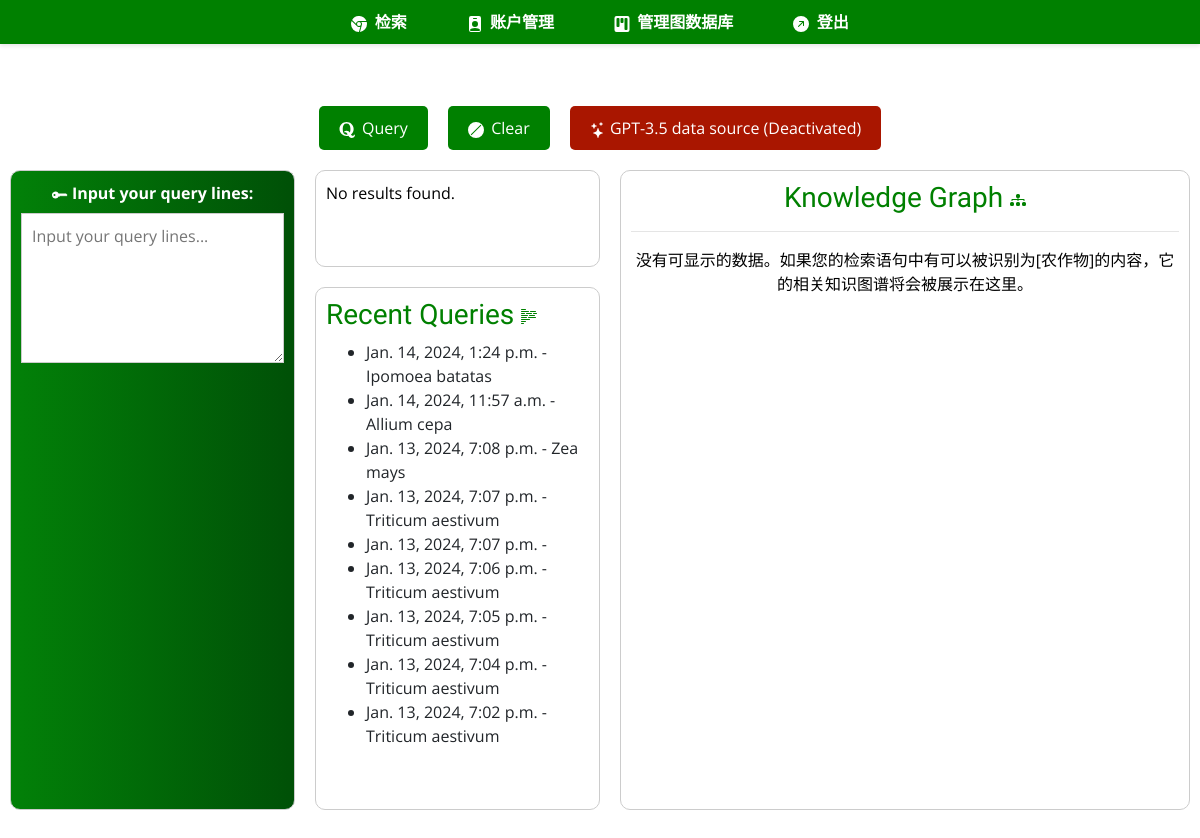
The app's page /query/ (signed in) with its own data.
### query/models.py (models this page shows, shortened)
class QueryHistory(models.Model):
    ANSWER_STATUS_CHOICES = (
        ("KG", "Knowledge Graph"),
        ("LLM", "Large Language Model"),
        ("F", "Failed"),
        ("E", "Exception"),
    )
    user = models.ForeignKey(
        User, on_delete=models.CASCADE, related_name="query_histories"
    )
    query_content = models.TextField()
    timestamp = models.DateTimeField(default=timezone.now)
    ans_status = models.CharField(
        max_length=3, choices=ANSWER_STATUS_CHOICES, default="F"
    )

### query/views.py (the view, shortened to what this page needs)
# urls.py: path("", QueryView.as_view(), name="query-page"),
class QueryView(LoginRequiredMixin, View):
    template_name = "query/main_query.html"
    def get(self, request, *args, **kwargs):
        context = {
            "recent_queries": QueryHistory.objects.filter(
                user=self.request.user
            ).order_by("-timestamp")[:10],
        }
        return render(request, "query/main_query.html", context)

### accounts/templatetags/custom_tags.py (called while the page is built)
@register.filter(name="has_group")
def has_group(user, group_name):
    return user.groups.filter(name=group_name).exists()

### query/templates/query/main_query.html (shortened to what this page needs)
{% extends "base.html" %}
{% load static %}
{% block css_files %}
    <link rel="stylesheet" href="{% static "query/main_query.css" %}">
    <link rel="stylesheet" href="https://stackpath.bootstrapcdn.com/bootstrap/4.5.2/css/bootstrap.min.css">
    <link rel="stylesheet" href="{% static 'css/app.css' %}">
{% endblock %}
{% block content %}
    <section id="content">
        <div id="buttons-container">
            <button type="button" class="button" id="query-button">
                Query
            </button>
            <button type="button" class="button" id="clear-button">
                <svg xmlns="http://www.w3.org/2000/svg" width="16" height="16" fill="currentColor" class="bi bi-ban-fill" viewBox="0 0 16 16" style="margin-right: 0.2em;">
                  <path d="M16 8A8 8 0 1 1 0 8a8 8 0 0 1 16 0M2.71 12.584q.328.378.706.707l9.875-9.875a7 7 0 0 0-.707-.707l-9.875 9.875Z"/>
                </svg>
                Clear
            </button>
            <button type="button" class="button" id="gpt-button" data-toggle="button" aria-pressed="{% if gpt_active %}true{% else %}false{% endif %}" autocomplete="off">
                <span>
                    GPT-3.5 data source {% if gpt_active %}(Activated){% else %}(Deactivated){% endif %}
                </span>
            </button>
        </div>
        <div id="container-for-boxes">
            <div id="input-box">
                <form method="post" action="{% url 'query-page' %}">
                    <label for="query-input" style="color: white;">
                        <svg xmlns="http://www.w3.org/2000/svg" width="16" height="16" fill="currentColor" class="bi bi-key-fill" viewBox="0 0 16 16">
                          <path d="M3.5 11.5a3.5 3.5 0 1 1 3.163-5H14L15.5 8 14 9.5l-1-1-1 1-1-1-1 1-1-1-1 1H6.663a3.5 3.5 0 0 1-3.163 2M2.5 9a1 1 0 1 0 0-2 1 1 0 0 0 0 2"/>
                        </svg>
                        <strong>Input your query lines:</strong>
                    </label>
                    <textarea id="query-input" name="search_query" placeholder="Input your query lines..."></textarea>
                </form>
            </div>
            <div id="output-box">
                    {% if search_results %}
                        <div id="answer-output">
                            <p>{{ search_results }}</p>
                        </div>
                    {% else %}
                        <p>No results found.</p>
                    {% endif %}
            </div>
            <div id="recent-queries-box">
                <h3>
                    Recent Queries
                </h3>
                <ul>
                    {% for query in recent_queries %}
                        <li> {{ query.timestamp }} - {{ query.query_content }}</li>
                    {% empty %}
                        <li>No recent queries.</li>
                    {% endfor %}
                </ul>
            </div>
            <div id="graph-box">
                <h3>
                    Knowledge Graph
                </h3>
                <hr>
                <div id="graph-output">
                </div>
            </div>
        </div>
    </section>
{% endblock %}

### query/static/query/main_query.css (style rules this page uses)
body, textarea { font-family: 'Open Sans', sans-serif; }
#content { display: flex; flex-direction: column; align-items: center; padding: 10px; }
#buttons-container { margin-bottom: 20px; width: 100%; display: flex; justify-content: center; }
.button { padding: 10px 20px; margin: 0 10px; cursor: pointer; color: white; border: none; border-radius: 5px; }
.button[aria-pressed="false"] { background-color: #a91600; border-color: #720f03; }
#container-for-boxes { grid-template-columns: 1fr 1fr 2fr; grid-gap: 20px; width: 100%; height: 80vh; margin: auto; display: grid; }
#input-box, #output-box, #recent-queries-box, #graph-box { padding: 10px; border: 1px solid #ccc; background-color: white; border-radius: 10px; width: 100%; }
#input-box { grid-column: 1; grid-row: 1 / 3; background-image: linear-gradient(to right, #028108, #005007); }
#output-box, #recent-queries-box { overflow: auto; }
#output-box { grid-column: 2; grid-row: 1; text-align: left; }
#recent-queries-box { grid-column: 2; grid-row: 2; text-align: left; }
#graph-box { grid-column: 3; grid-row: 1 / 3; }
#graph-output { width: 100%; height: 100%; }
textarea { width: 100%; height: 150px; border: 1px solid #ccc; padding: 10px; box-sizing: border-box; }

### static/css/app.css (style rules this page uses)
* { box-sizing: border-box; }
button { background-color: #008000; color: #FFFFFF; padding: 10px 20px; border: none; border-radius: 5px; cursor: pointer; }
html { font-family: 'Open Sans', sans-serif; }
body { margin: 0; font-family: 'Open Sans', Arial, sans-serif; }
h1, h2, h3 { font-family: 'Kalnia', Arial, sans-serif; color: #008000; }
p { color: black; }

### records on screen
QueryHistory: timestamp "Jan. 14, 2024, 1:24 p.m.", query_content "Ipomoea batatas"
QueryHistory: timestamp "Jan. 14, 2024, 11:57 a.m.", query_content "Allium cepa"
QueryHistory: timestamp "Jan. 13, 2024, 7:08 p.m.", query_content "Zea mays"
QueryHistory: timestamp "Jan. 13, 2024, 7:07 p.m.", query_content "Triticum aestivum"
QueryHistory: timestamp "Jan. 13, 2024, 7:07 p.m."
QueryHistory: timestamp "Jan. 13, 2024, 7:06 p.m.", query_content "Triticum aestivum"
QueryHistory: timestamp "Jan. 13, 2024, 7:05 p.m.", query_content "Triticum aestivum"
QueryHistory: timestamp "Jan. 13, 2024, 7:04 p.m.", query_content "Triticum aestivum"
QueryHistory: timestamp "Jan. 13, 2024, 7:02 p.m.", query_content "Triticum aestivum"
